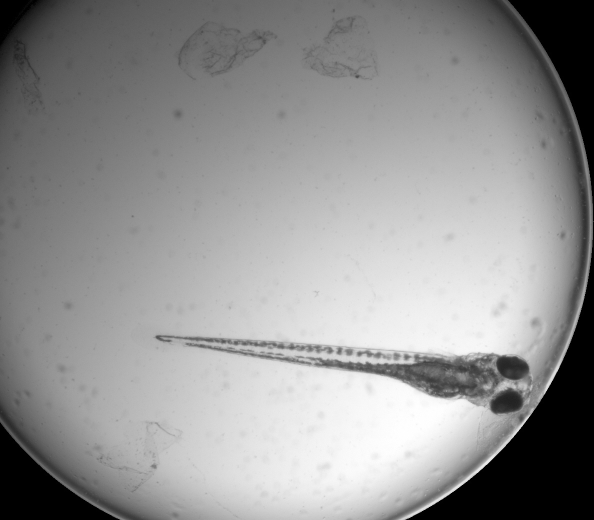
#> input picture src/filters/zfc.jpg, 1187 x 1040 px (shown at 1/2 size)
$ python -i sobel_edge_filter.py   (imports and definitions only)
#> lines starting #> are read from the running program, lines starting #| are printed output that depends on the picture
#> further down, picture is the input picture: shape (1040, 1187, 3); min 0, max 255, mean 147.2
import cv2 as cv
import numpy as np
from skimage.exposure import equalize_hist

from src.models import InputImage


def sobel(img: np.ndarray, equalized=True) -> np.ndarray:
    """
    Performs Sobel filtering on a 2D grayscale image, to find edges

    :param img: input image
    :param equalized: returns the equalized histogram, if set true
    :return: Sobel (edge) filtered image
    """
#> called with equalized = True
    ddepth = cv.CV_16S
    grad_x = cv.Sobel(src=img, ddepth=ddepth, dx=1, dy=0, ksize=3)
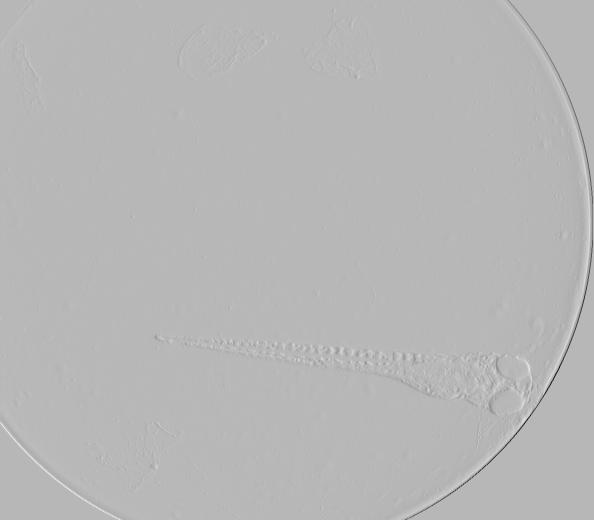
#> grad_x: shape (1040, 1187, 3) int16 (shown at 1/2 size); min -850, max 331, mean -0.4; drawn with min black and max white
    grad_y = cv.Sobel(src=img, ddepth=ddepth, dx=0, dy=1, ksize=3)

    abs_grad_x = cv.convertScaleAbs(grad_x)
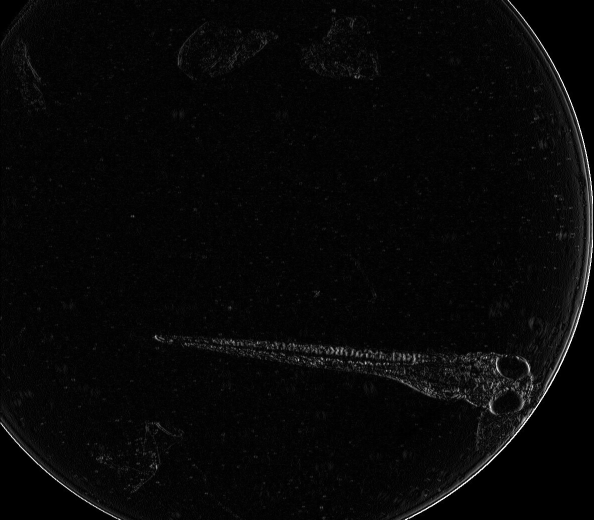
#> abs_grad_x: shape (1040, 1187, 3) (shown at 1/2 size); min 0, max 255, mean 7.2
    abs_grad_y = cv.convertScaleAbs(grad_y)
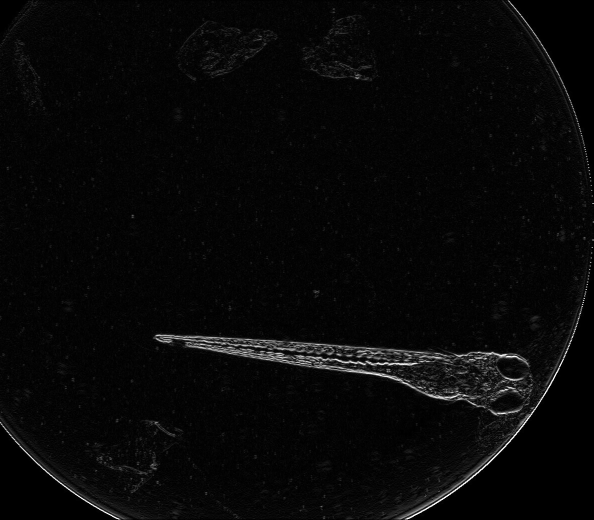
#> abs_grad_y: shape (1040, 1187, 3) (shown at 1/2 size); min 0, max 255, mean 7.8

    grad = cv.addWeighted(abs_grad_x, 0.5, abs_grad_y, 0.5, 0)
    if equalized:
        eq_grad = equalize_hist(grad)  # Equalizing values for better separation
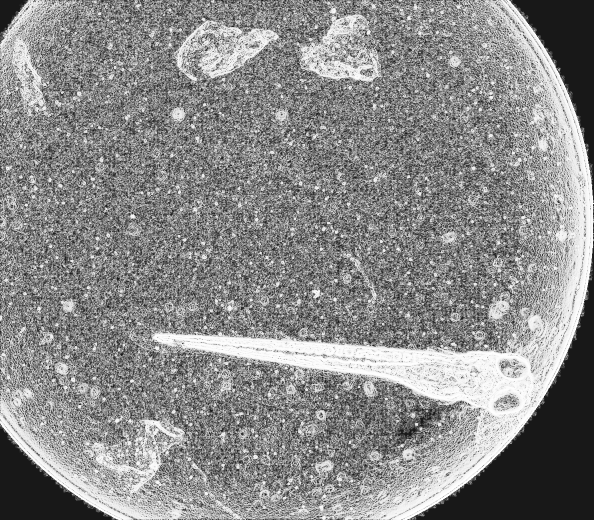
#> eq_grad: shape (1040, 1187, 3) float64 (shown at 1/2 size); min 0.0945, max 1, mean 0.544
        return eq_grad
    else:
        return grad


# [9 lines that did not run here, left out]

>>> import cv2
>>> picture = cv2.imread('zfc.jpg')
>>> result = sobel(picture)
